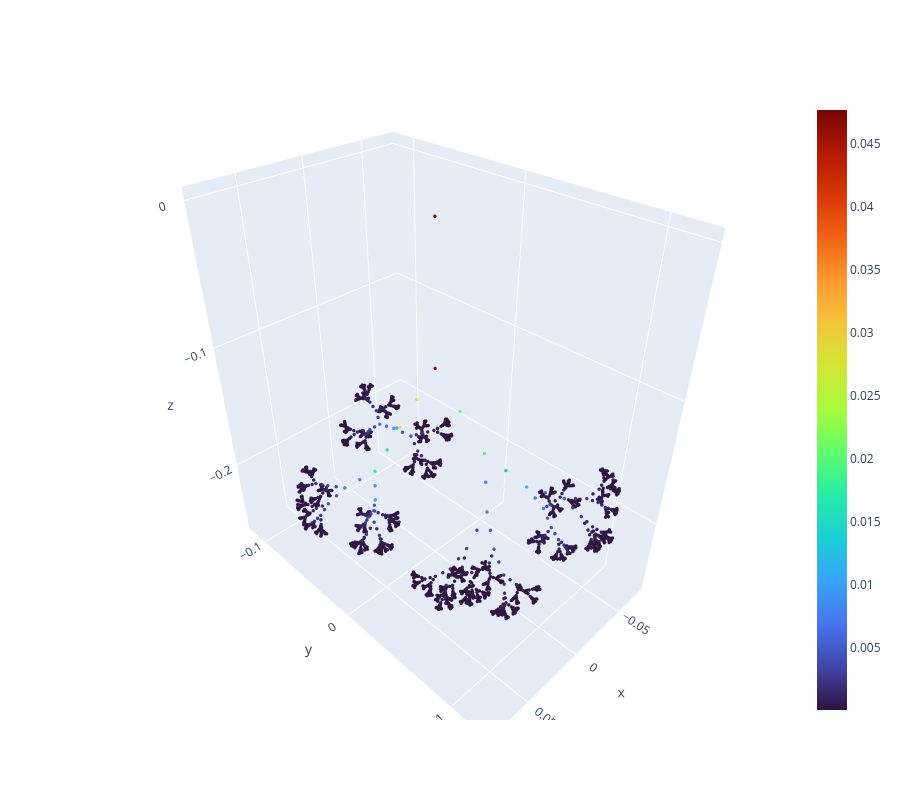

The notebook cell this image was saved under:
### Markdown cell above
# Prediction

### Code cell
magvel2 = torch.norm(pred[mask,1:4], dim=-1)
press2 = torch.norm(pred[mask,[0]], dim=-1)

colors2 = press2
# colors2 = press2.cpu()-press
# colors2 = np.abs(press2.cpu()-press)/press
# colors2 = np.log10(np.abs(press2.cpu()-press)/press)

colors2 = magvel2
# colors2 = np.abs(magvel2.cpu()-magvel)
# colors2 = np.abs(magvel2.cpu()-magvel)/magvel
# colors2 = np.log10(np.abs((magvel2.cpu() - magvel)/magvel))
# colors2 = press2.cpu() - press

# colors2 = pred[...,1]
# colors2 = (colors2.cpu()-colors)
# colors2 = (np.abs((colors2.cpu()-colors)/colors))
# colors2 = np.log10(np.abs((colors2.cpu()-colors)/colors))

print_3D_graph(test_graph.pos.cpu(), edges = None, color = colors2.cpu())

### Figure 1 — Plotly figure (JSON) as saved in the notebook; plotly's stock layout.template omitted (floating-point values rounded to 4 significant figures; data arrays with more than 128 entries replaced by an {"elided": "..."} marker saying what was removed)
{"data": [{"marker": {"color": {"elided": "2043 float values"}, "colorscale": [[0, "#30123b"], [0.07143, "#4145ab"], [0.1429, "#4675ed"], [0.2143, "#39a2fc"], [0.2857, "#1bcfd4"], [0.3571, "#24eca6"], [0.4286, "#61fc6c"], [0.5, "#a4fc3b"], [0.5714, "#d1e834"], [0.6429, "#f3c63a"], [0.7143, "#fe9b2d"], [0.7857, "#f36315"], [0.8571, "#d93806"], [0.9286, "#b11901"], [1, "#7a0402"]], "showscale": true, "size": 2}, "mode": "markers", "showlegend": false, "type": "scatter3d", "x": {"elided": "2044 float values"}, "y": {"elided": "2044 float values"}, "z": {"elided": "2044 float values"}}], "layout": {"height": 800, "scene": {"aspectmode": "data"}, "width": 900}}
